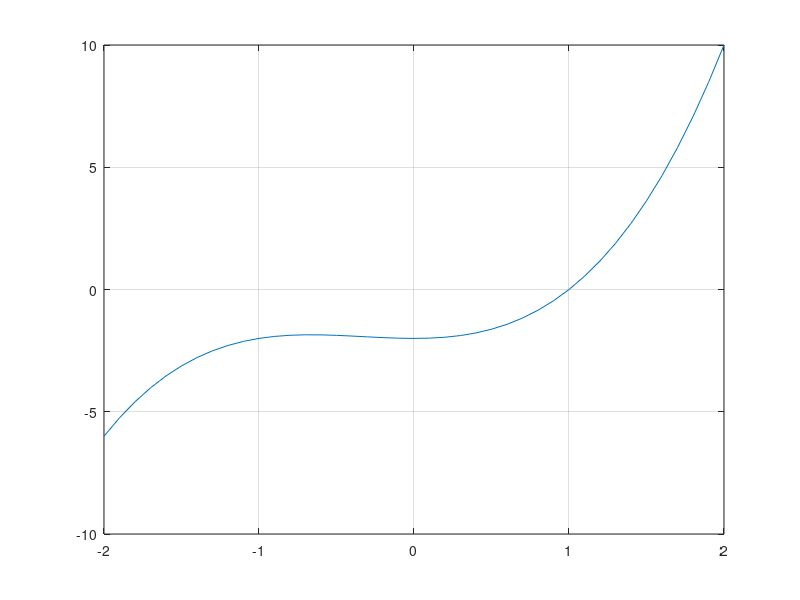

This figure's MATLAB source: (Note: this script raises an error after producing the figure.)
clear;clc

raices = [-1+1i; -1-1i; 1];

p = poly(raices);

polinomio = [1 1 0 -2];


x = -2:0.1:2;
y = x.^3 + x.^2 - 2;

p = []

plot(x,y)
grid on
ejes=gca;
ejes.XAxisLocation = 'origin';
ejes.YAxisLocation = 'origin';